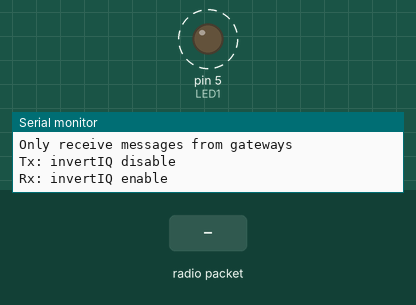
Simulated run of this sketch. Board: Arduino Uno, built with avr-gcc and run on an emulated ATmega328P. On the bench: output pins drawn as LEDs (lit = HIGH), the last lines printed to the serial monitor. Dashed ring = blinking. Inputs (shaded band) come from the test bench. No radio packets arrive unless stated; pins used as bus, display or sensor lines are not drawn.

Above: at 1.23 s.
1.3 s: radio packet "1" arrives
At 2.8 s:
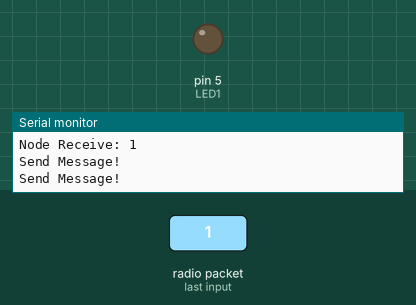
Timing chart, 0 to 4.3 s (numbered marks = the images above; inputs shaded):
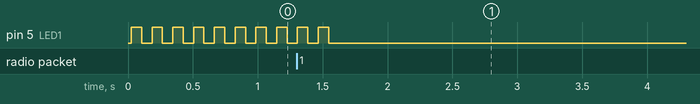

The sketch:

LoRaSimpleNodeB.ino
```cpp
/*
  LoRa Simple Gateway/Node Exemple

  This code uses InvertIQ function to create a simple Gateway/Node logic.

  Gateway - Sends messages with enableInvertIQ()
          - Receives messages with disableInvertIQ()

  Node    - Sends messages with disableInvertIQ()
          - Receives messages with enableInvertIQ()

  With this arrangement a Gateway never receive messages from another Gateway
  and a Node never receive message from another Node.
  Only Gateway to Node and vice versa.

  This code receives messages and sends a message every second.

  InvertIQ function basically invert the LoRa I and Q signals.

  See the Semtech datasheet, http://www.semtech.com/images/datasheet/sx1276.pdf
  for more on InvertIQ register 0x33.

  created 05 August 2018
  by Luiz H. Cassettari
*/

#include <SPI.h>              // include libraries
#include <LoRa.h>

#define LED1 5
#define LED2 0

const long frequency = 915E6;  // LoRa Frequency

// Buoy B pins
const int csPin = 2;          // LoRa radio chip select
const int resetPin = 15;        // LoRa radio reset
const int irqPin = 13;          // change for your board; must be a hardware interrupt pin

long last_msg_rx = 0;

void setup() {
  Serial.begin(115200);                   // initialize serial
  //while (!Serial);

  pinMode(LED1, OUTPUT);
  pinMode(LED2, OUTPUT);

  LoRa.setPins(csPin, resetPin, irqPin);

  if (!LoRa.begin(frequency)) {
    Serial.println("LoRa init failed. Check your connections.");
    while (true);                       // if failed, do nothing
  }

  Serial.println("LoRa init succeeded.");
  Serial.println();
  Serial.println("LoRa Simple Node");
  Serial.println("Only receive messages from gateways");
  Serial.println("Tx: invertIQ disable");
  Serial.println("Rx: invertIQ enable");
  Serial.println();

  LoRa.onReceive(onReceive);
  LoRa.onTxDone(onTxDone);
  LoRa_rxMode();
}

void loop() {
  if (runEvery(1000)) { // repeat every 1000 millis

    String message = "HeLoRa World! ";
    message += "I'm a Node! ";
    message += millis();

    LoRa_sendMessage(message); // send a message

    Serial.println("Send Message!");
  }

  if(millis()-last_msg_rx < 100) {
    for(int i=0; i<10; i++) {
      digitalWrite(LED1, HIGH);
      delay(80);
      digitalWrite(LED1, LOW);
      delay(80);
    }
  }

}

void LoRa_rxMode(){
  digitalWrite(LED1, HIGH);
  digitalWrite(LED2, LOW);
  LoRa.enableInvertIQ();                // active invert I and Q signals
  LoRa.receive();                       // set receive mode
}

void LoRa_txMode(){
  digitalWrite(LED1, LOW);
  digitalWrite(LED2, HIGH);
  LoRa.idle();                          // set standby mode
  LoRa.disableInvertIQ();               // normal mode
}

void LoRa_sendMessage(String message) {
  LoRa_txMode();                        // set tx mode
  LoRa.beginPacket();                   // start packet
  LoRa.print(message);                  // add payload
  LoRa.endPacket(true);                 // finish packet and send it
}

void onReceive(int packetSize) {
  String message = "";

  while (LoRa.available()) {
    message += (char)LoRa.read();
  }

  Serial.print("Node Receive: ");
  Serial.println(message);

  last_msg_rx = millis();
}

void onTxDone() {
  Serial.println("TxDone");
  LoRa_rxMode();
}

boolean runEvery(unsigned long interval)
{
  static unsigned long previousMillis = 0;
  unsigned long currentMillis = millis();
  if (currentMillis - previousMillis >= interval)
  {
    previousMillis = currentMillis;
    return true;
  }
  return false;
}
```

Measured:
- by itself, pin 5 (LED1): alternates HIGH for 0.08 s and LOW for 0.08 s, 4 changes in all, then stays LOW
